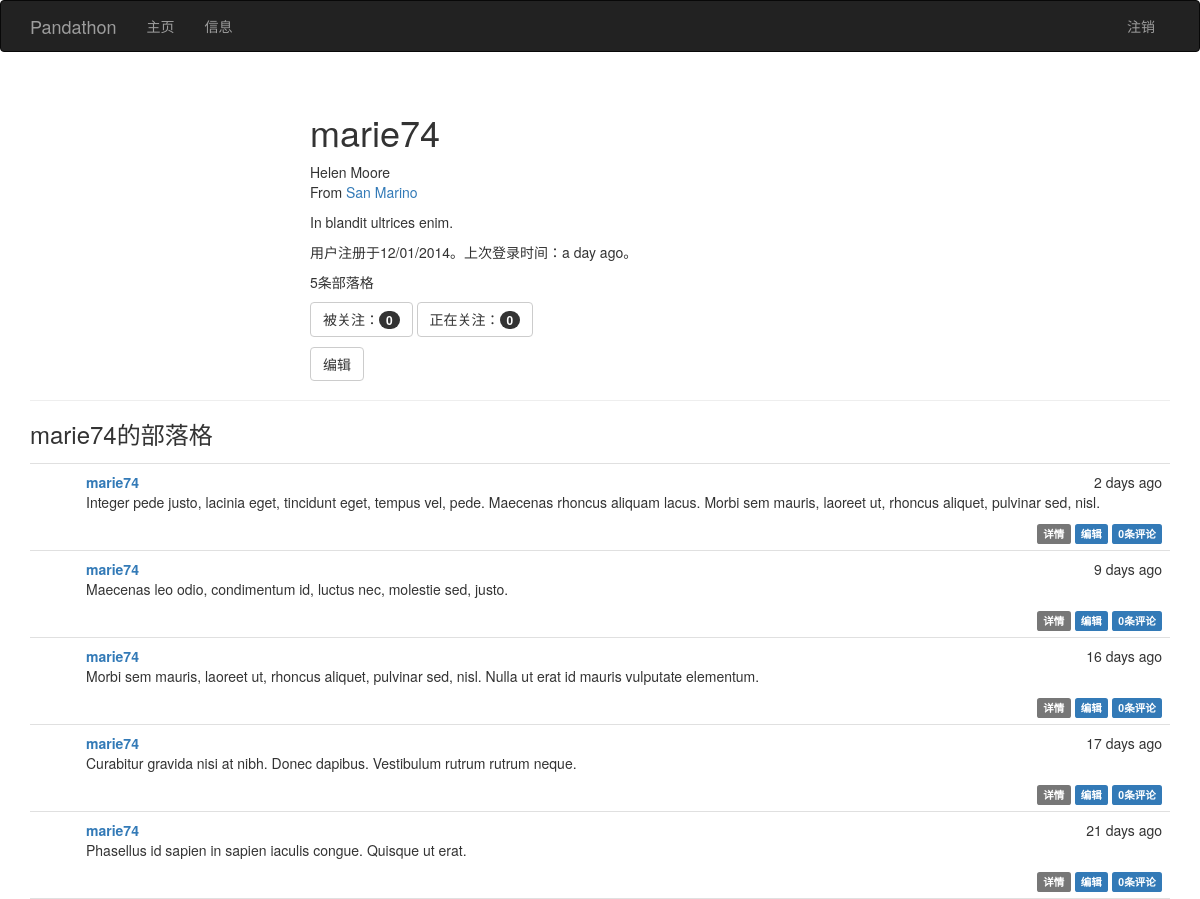
Page /user/marie74 (signed in) on the committed database.
### app/models.py (models this page shows, shortened)
class User(UserMixin, db.Model):
    __tablename__ = 'users'
    id = db.Column(db.Integer, primary_key=True)
    email = db.Column(db.String(64), unique=True, index=True)
    username = db.Column(db.String(64), unique=True, index=True)
    role_id = db.Column(db.Integer, db.ForeignKey('roles.id'))
    password_hash = db.Column(db.String(128))
    confirmed = db.Column(db.Boolean, default=True)
    name = db.Column(db.String(64))
    location = db.Column(db.String(64))
    about_me = db.Column(db.Text())
    member_since = db.Column(db.DateTime(), default=datetime.now())
    last_seen = db.Column(db.DateTime(), default=datetime.now())
    posts = db.relationship('Post', backref='author', lazy='dynamic')
    followed = db.relationship('Follow', foreign_keys=[Follow.follower_id],
                               backref=db.backref('follower', lazy='joined'),
                               lazy='dynamic', cascade='all, delete-orphan')
    followers = db.relationship('Follow', foreign_keys=[Follow.followed_id],
                                backref=db.backref('followed', lazy='joined'),
                                lazy='dynamic', cascade='all, delete-orphan')
    comments = db.relationship('Comment', backref='author', lazy='dynamic')
    @property
    def password(self):
        raise AttributeError('password is not a readable attribute')
    def can(self, permissions):
        return self.role is not None and \
            (self.role.permissions & permissions) == permissions
    def is_administrator(self):
        return self.can(Permission.ADMINISTER)
    def ping(self):
        self.last_seen = datetime.now()
        db.session.add(self)

class Post(db.Model):
    __tablename__ = 'posts'
    id = db.Column(db.Integer, primary_key=True)
    body = db.Column(db.Text)
    body_html = db.Column(db.Text)
    timestamp = db.Column(db.DateTime, index=True, default=datetime.now())
    author_id = db.Column(db.Integer, db.ForeignKey('users.id'))
    comments = db.relationship('Comment', backref='post', lazy='dynamic')

### app/main/views.py (the view)
@main.route('/user/<username>')
def user(username):
    user = User.query.filter_by(username=username).first_or_404()
    posts = user.posts.order_by(Post.timestamp.desc()).all()
    return render_template('user.html', user=user, posts=posts)

### app/auth/views.py (called while the page is built)
@auth.before_app_request
def before_request():
    if current_user.is_authenticated():
        current_user.ping()
        if not current_user.confirmed \
                and request.endpoint[:5] != 'auth.':
            return redirect(url_for('auth.unconfirmed'))

### app/main/__init__.py (called while the page is built)
@main.app_context_processor
def inject_permissions():
    return dict(Permission=Permission)

### app/models.py (called while the page is built)
@login_manager.user_loader
def load_user(user_id):
    return User.query.get(int(user_id))

### app/templates/user.html (shortened to what this page needs)
{% extends "base.html" %}
{% block page_content %}
<div class="page-header">
    <div class="profile-header">
        <h1>{{ user.username }}</h1>
        {% if user.name or user.location %}
        <p>
            {% if user.name %}{{ user.name }}<br>{% endif %}
            {% if user.location %}
                From <a href="http://maps.google.com/?q={{ user.location }}">{{ user.location }}</a><br>
            {% endif %}
        </p>
        {% endif %}
        {% if user.about_me %}<p>{{ user.about_me }}</p>{% endif %}
        <p>用户注册于{{ moment(user.member_since).format('L') }}。上次登录时间：{{ moment(user.last_seen).fromNow() }}。</p>
        <p>{{ user.posts.count() }}条部落格</p>
        <p>
            <a href="{{ url_for('.followers', username=user.username) }}" class="btn btn-default">被关注：<span class="badge">{{ user.followers.count() }}</span></a>
            <a href="{{ url_for('.followed_by', username=user.username) }}" class="btn btn-default">正在关注：<span class="badge badge-default">{{ user.followed.count() }}</span></a>
        </p>
        <p>
            {% if user == current_user %}
            <a class="btn btn-default" href="{{ url_for('.edit_profile') }}">编辑</a>
            {% endif %}
        </p>
    </div>
</div>
<h3>{{ user.username }}的部落格</h3>
{% include '_posts.html' %}
{% endblock %}

### app/templates/base.html (shortened to what this page needs)
{% extends "bootstrap/base.html" %}
{% block head %}
{{ super() }}
<link rel="stylesheet" type="text/css" href="{{ url_for('static', filename='styles.css') }}">
{% endblock %}
{% block navbar %}
<div class="navbar navbar-inverse" role="navigation">
    <div class="container">
        <div class="navbar-header">
            <a class="navbar-brand" href="{{ url_for('main.index') }}">Pandathon</a>
        </div>
        <div class="navbar-collapse collapse">
            <ul class="nav navbar-nav">
                <li><a href="{{ url_for('main.index') }}">主页</a></li>
                {% if current_user.is_authenticated() %}
                <li><a href="{{ url_for('main.user', username=current_user.username) }}">信息</a></li>
                {% endif %}
            </ul>
            <ul class="nav navbar-nav navbar-right">
                {% if current_user.is_authenticated() %}
                <li><a href="{{ url_for('auth.logout') }}">注销</a></li>
                {% else %}
                <li><a href="{{ url_for('auth.login') }}">登录</a></li>
                {% endif %}
            </ul>
        </div>
    </div>
</div>
{% endblock %}
{% block content %}
<div class="container">
    {% block page_content %}{% endblock %}
</div>
{% endblock %}

### app/templates/_posts.html (shortened to what this page needs)
<ul class="posts">
    {% for post in posts %}
    <li class="post">
        <div class="post-content">
            <div class="post-date">{{ moment(post.timestamp, True).fromNow() }}</div>
            <div class="post-author"><a href="{{ url_for('.user', username=post.author.username) }}">{{ post.author.username }}</a></div>
            <div class="post-body">
            {% if post.body_html %}
                {{ post.body_html | safe }}
            {% else %}
                {{ post.body }}
            {% endif %}
            </div>
            <div class="post-footer">
                <a href="{{ url_for('.post', id=post.id) }}">
                    <span class="label label-default">详情</span>
                </a>
                {% if current_user == post.author %}
                <a href="{{ url_for('.edit', id=post.id) }}">
                    <span class="label label-primary">编辑</span>
                </a>
                {% elif current_user.is_administrator() %}
                <a href="{{ url_for('.edit', id=post.id) }}">
                    <span class="label label-danger">Edit[Admin]</span>
                </a>
                {% endif %}
                <a href="{{ url_for('.post', id=post.id) }}#comments">
                    <span class="label label-primary">{{ post.comments.count() }}条评论</span>
                </a>
            </div>
        </div>
    </li>
    {% endfor %}
</ul>

### app/static/styles.css (style rules this page uses)
.profile-header { min-height: 260px; margin-left: 280px; }
ul.posts { list-style-type: none; padding: 0px; margin: 16px 0px 0px 0px; border-top: 1px solid #e0e0e0; }
ul.posts li.post { padding: 8px; border-bottom: 1px solid #e0e0e0; }
div.post-date { float: right; }
div.post-author { font-weight: bold; }
div.post-content { margin-left: 48px; min-height: 48px; }
div.post-footer { text-align: right; }

### rows in the picture
User: username "marie74", name "Helen Moore", location "San Marino", about_me "In blandit ultrices enim.", member_since "12/01/2014", last_seen "a day ago"
Post: timestamp "2 days ago", author.username "marie74", body_html "Integer pede justo, lacinia eget, tincidunt eget, tempus vel, pede. Maecenas rhoncus aliquam lacus. Morbi sem mauris, laoreet ut, rhoncus aliquet, pulvinar sed, nisl.", comments.count "0"
Post: timestamp "9 days ago", author.username "marie74", body_html "Maecenas leo odio, condimentum id, luctus nec, molestie sed, justo.", comments.count "0"
Post: timestamp "16 days ago", author.username "marie74", body_html "Morbi sem mauris, laoreet ut, rhoncus aliquet, pulvinar sed, nisl. Nulla ut erat id mauris vulputate elementum.", comments.count "0"
Post: timestamp "17 days ago", author.username "marie74", body_html "Curabitur gravida nisi at nibh. Donec dapibus. Vestibulum rutrum rutrum neque.", comments.count "0"
Post: timestamp "21 days ago", author.username "marie74", body_html "Phasellus id sapien in sapien iaculis congue. Quisque ut erat.", comments.count "0"

### other values in the picture
{{ user.posts.count() }} "5"
{{ user.followers.count() }} "0"
{{ user.followed.count() }} "0"
